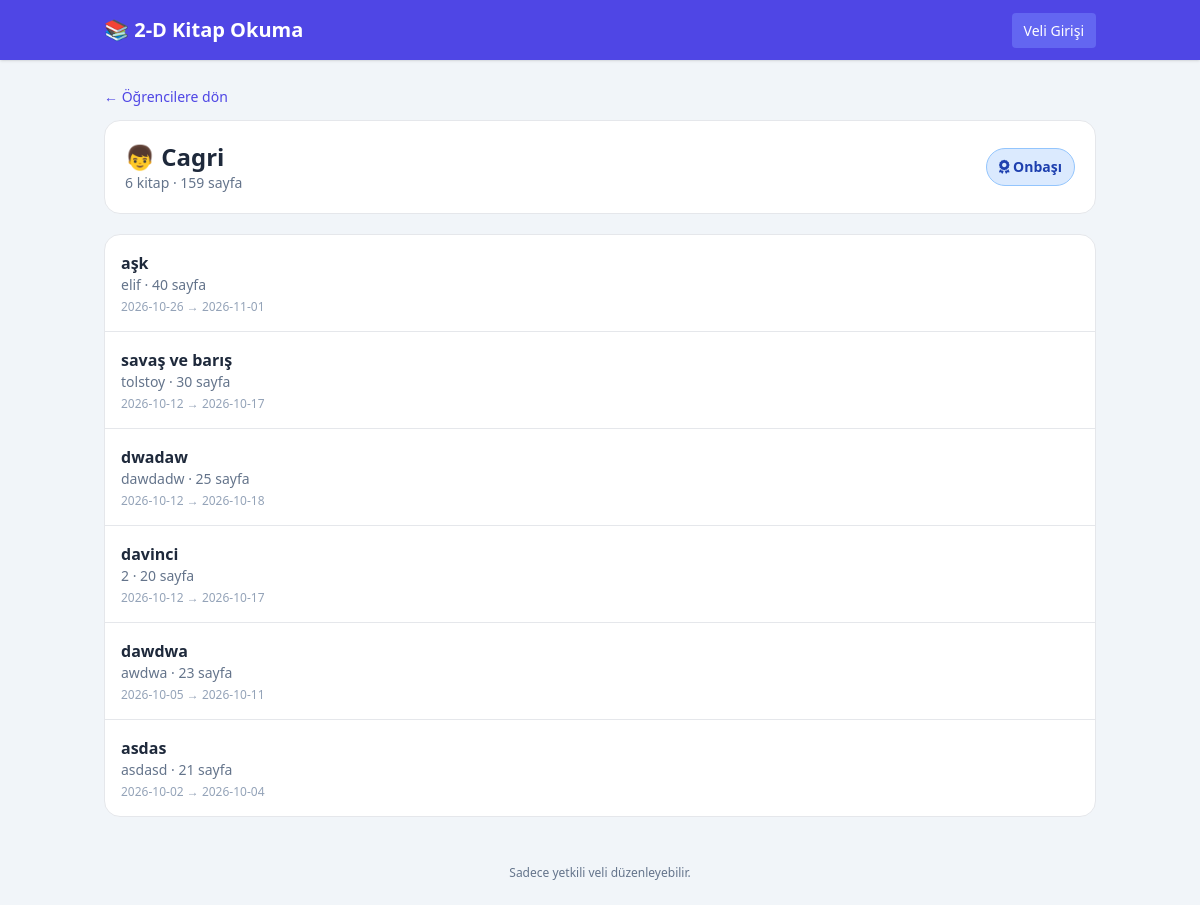
The app's page /student/1, older data.
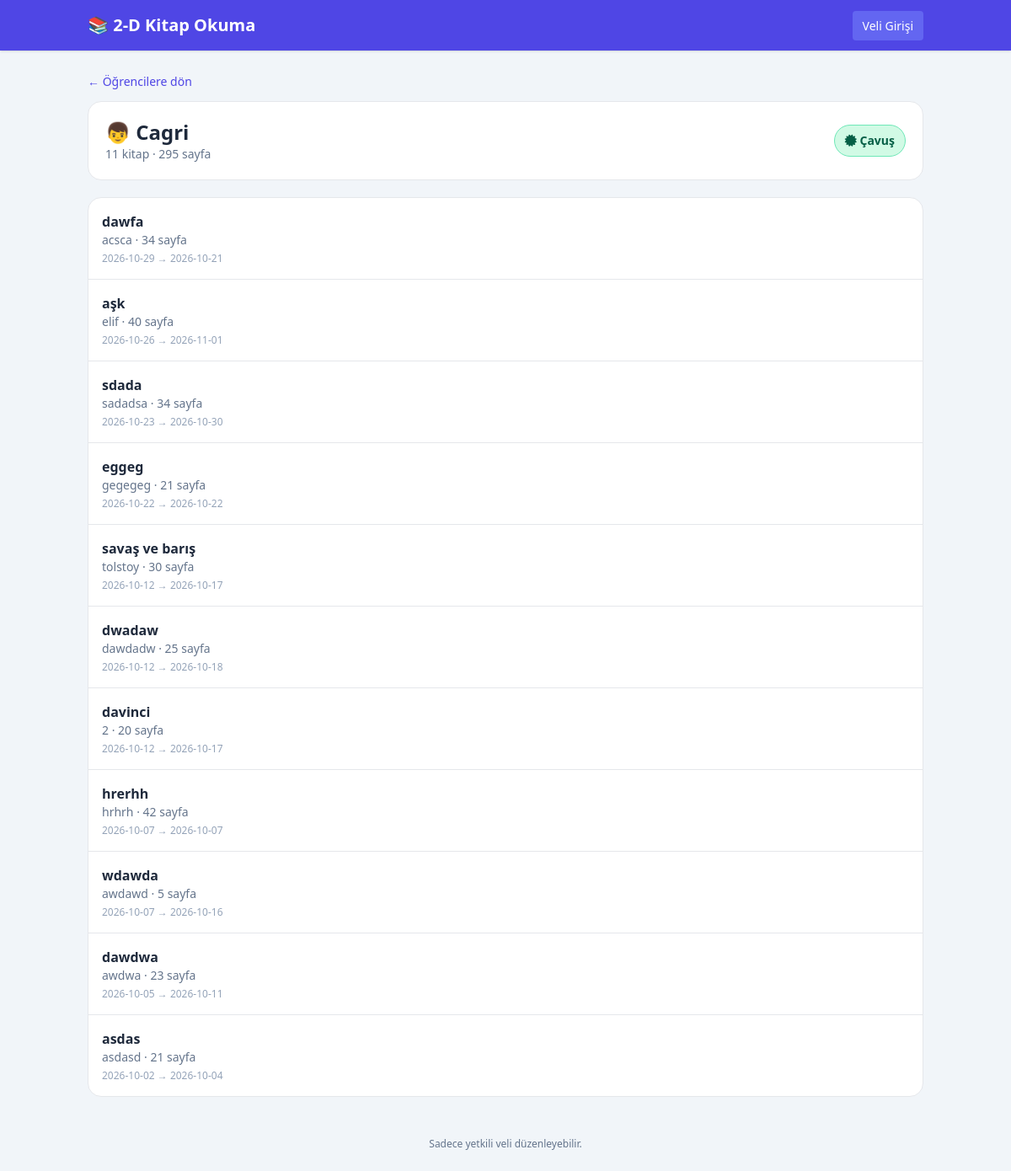
The same page, newer data.
### tables this page shows
CREATE TABLE books (
        id INTEGER PRIMARY KEY AUTOINCREMENT,
        student_id INTEGER NOT NULL,
        title TEXT NOT NULL,
        author TEXT NOT NULL,
        page_count INTEGER NOT NULL,
        issue_date TEXT NOT NULL,
        return_date TEXT NOT NULL,
        created_at TIMESTAMP DEFAULT CURRENT_TIMESTAMP,
        FOREIGN KEY(student_id) REFERENCES students(id) ON DELETE CASCADE
    );

### app.py (the view)
@app.route('/student/<int:student_id>')
def student_detail(student_id):
    conn = db()
    student = conn.execute(
        'SELECT * FROM students WHERE id=?',
        (student_id,)
    ).fetchone()
    if not student:
        conn.close()
        return 'Öğrenci bulunamadı', 404
    books = conn.execute("""
        SELECT *
        FROM books
        WHERE student_id=?
        ORDER BY issue_date DESC, id DESC
    """, (student_id,)).fetchall()
    rank = get_rank(len(books))
    pages = sum(
        book['page_count']
        for book in books
    )
    conn.close()
    return render_template(
        'student.html',
        student=student,
        books=books,
        rank=rank,
        total_pages=pages
    )

### app.py (called while the page is built)
def get_rank(count):
    current = RANKS[0]
    next_count = None
    for i, rank in enumerate(RANKS):
        if count >= rank[0]:
            current = rank
            if i + 1 < len(RANKS):
                next_count = RANKS[i + 1][0]
    previous = current[0]
    if next_count:
        progress = int(
            ((count - previous) / (next_count - previous)) * 100
        )
    else:
        progress = 100
    return {
        'title': current[1],
        'badge_style': current[2],
        'icon': current[3],
        'next_count': next_count,
        'progress': min(100, max(0, progress))
    }

def db():
    os.makedirs(
        os.path.dirname(DB_PATH),
        exist_ok=True
    )
    conn = sqlite3.connect(DB_PATH)
    conn.row_factory = sqlite3.Row
    return conn

### templates/student.html
{% extends 'base.html' %}{% block content %}<a href="/" class="text-sm text-indigo-600">← Öğrencilere dön</a><div class="bg-white rounded-2xl border p-5 mt-3 mb-5"><div class="flex justify-between items-center gap-3"><div><h1 class="text-2xl font-bold">👦 {{student.name}}</h1><p class="text-sm text-slate-500">{{books|length}} kitap · {{total_pages}} sayfa</p></div><span class="px-3 py-2 rounded-full border text-sm font-bold {{rank.badge_style}}"><i class="fa-solid {{rank.icon}}"></i> {{rank.title}}</span></div></div><div class="bg-white rounded-2xl border overflow-hidden">{% for b in books %}<div class="p-4 border-b last:border-0"><div class="font-bold">{{b.title}}</div><div class="text-sm text-slate-500">{{b.author}} · {{b.page_count}} sayfa</div><div class="text-xs text-slate-400 mt-1">{{b.issue_date}} → {{b.return_date}}</div></div>{% else %}<div class="p-8 text-center text-slate-500">Henüz kitap okunmamış.</div>{% endfor %}</div>{% endblock %}

Row changes from the older to the newer data that the page shows:
added books: title "dawfa", author "acsca", page_count "34", issue_date "2026-10-29", return_date "2026-10-21"
added books: title "sdada", author "sadadsa", page_count "34", issue_date "2026-10-23", return_date "2026-10-30"
added books: title "eggeg", author "gegegeg", page_count "21", issue_date "2026-10-22", return_date "2026-10-22"
added books: title "hrerhh", author "hrhrh", page_count "42", issue_date "2026-10-07", return_date "2026-10-07"
added books: title "wdawda", author "awdawd", page_count "5", issue_date "2026-10-07", return_date "2026-10-16"
Text that changed along with them:
{{ books|length }}: "6" → "11"
{{ total_pages }}: "159" → "295"
{{ rank.title }}: "Onbaşı" → "Çavuş"
